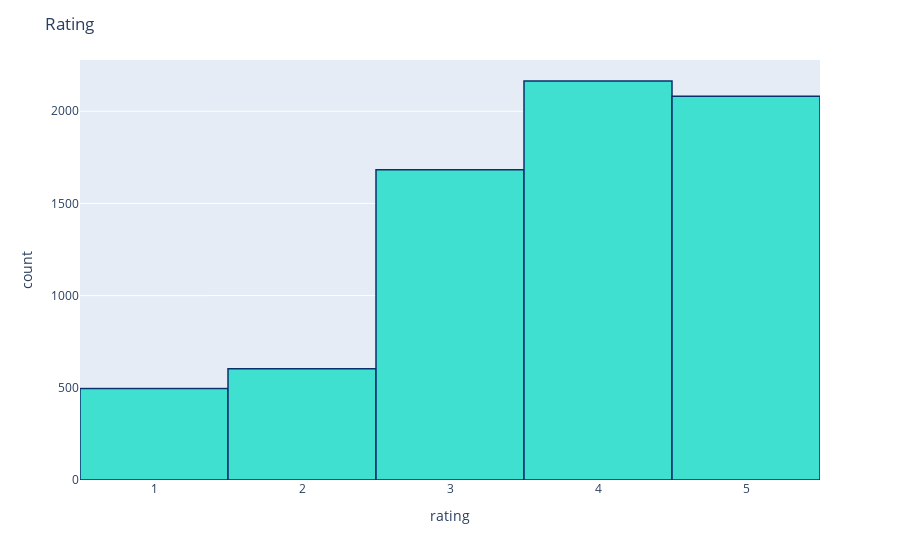

Notebook code cell kept with this figure:
### Code cell
fig = px.histogram(fedex_df, x="rating")
fig.update_traces(marker_color="turquoise",marker_line_color='rgb(8,48,107)',
                  marker_line_width=1.5)
fig.update_layout(title_text='Rating')
fig.show()

### Figure 1 — Plotly figure (JSON) as saved in the notebook; plotly's stock layout.template omitted (floating-point values rounded to 4 significant figures; data arrays with more than 128 entries replaced by an {"elided": "..."} marker saying what was removed)
{"data": [{"alignmentgroup": "True", "bingroup": "x", "hovertemplate": "rating=%{x}<br>count=%{y}<extra></extra>", "legendgroup": "", "marker": {"color": "turquoise", "line": {"color": "rgb(8,48,107)", "width": 1.5}, "pattern": {"shape": ""}}, "name": "", "offsetgroup": "", "orientation": "v", "showlegend": false, "type": "histogram", "x": {"elided": "7027 int values"}, "xaxis": "x", "yaxis": "y"}], "layout": {"barmode": "relative", "legend": {"tracegroupgap": 0}, "margin": {"t": 60}, "title": {"text": "Rating"}, "xaxis": {"anchor": "y", "domain": [0, 1], "title": {"text": "rating"}}, "yaxis": {"anchor": "x", "domain": [0, 1], "title": {"text": "count"}}}}
